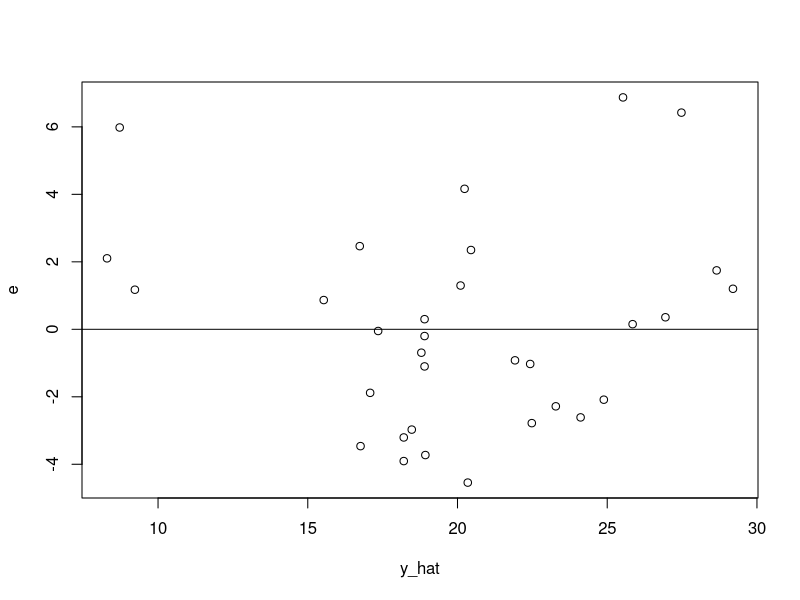
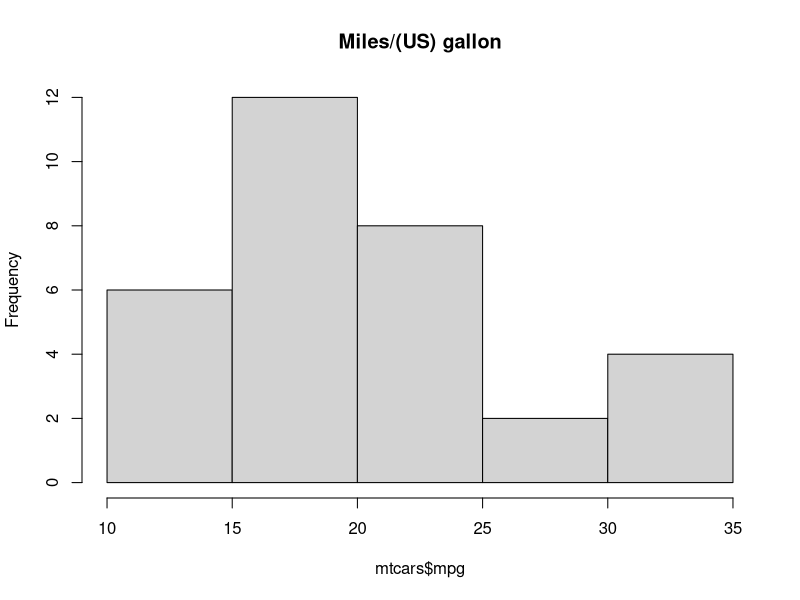
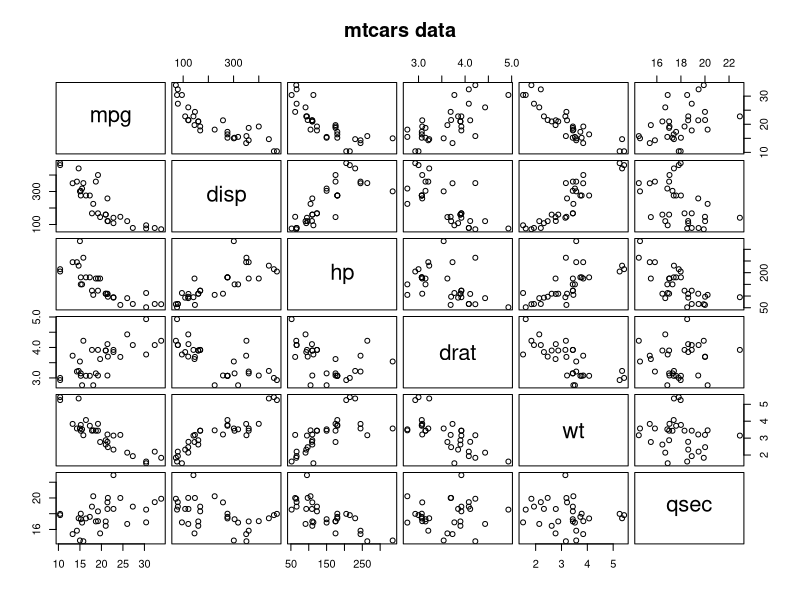

The R source for these figures, in order:


data(mtcars)
df<-mtcars[, c("mpg", "wt", "hp")]
head(df)
summary(df)
model1 <- lm(mpg ~ wt, data = df)
model1

#step one the means 
x<- df$wt
y<-df$mpg
n<-length(x)
xbar<-mean(x)
ybar<-mean(y)
c(xbar = xbar, ybar = ybar, n = n)

#step 2 the slope : 
num <- sum((x - xbar) * (y - ybar))
den <- sum((x - xbar)^2)
b1 <- num / den


#step 3 the intercept  : 
b0<- ybar - b1*xbar
c(b1 = b1, b0 = b0)

#  Fitted values, residuals and RSS
y_hat <- fitted(model1)
y_hat
e<- resid(model1)
e


#RSS 
RSS <- sum((y - y_hat)^2)
RSS
mean(e)
#MSE
MSE  <- RSS / n
RMSE <- sqrt(MSE)
MAE  <- mean(abs(y - y_hat))



summary(model1)



sqrt(RSS / (n - 1 - 1))
sigma(model1)


#Matrix form and multiple regression

X <- cbind(1, x)
beta_hat <- solve(t(X) %*% X) %*% t(X) %*% y
beta_hat



#adding second predict
model2 <- lm(mpg ~ wt + hp, data = df)
summary(model2)


X2 <- model.matrix(model2)
head(X2)


beta2 <- solve(t(X2) %*% X2) %*% t(X2) %*% df$mpg
beta2


predict(model2, newdata = data.frame(wt = 3, hp = 150))

plot(y_hat, e)
abline(h = 0)




#real data 
data(mtcars)
str(mtcars)
summary(mtcars)
table(mtcars$vs)
table(mtcars$am)
table(mtcars$cyl)
table(mtcars$gear)
table(mtcars$carb)

hist(mtcars$mpg, main = "Miles/(US) gallon")
shapiro.test(mtcars$mpg)




pairs(mtcars[, c("mpg", "disp", "hp", "drat", "wt", "qsec")],
      main = "mtcars data", gap = 1/2)
cor(mtcars[, c("mpg", "disp", "hp", "drat", "wt", "qsec")])
